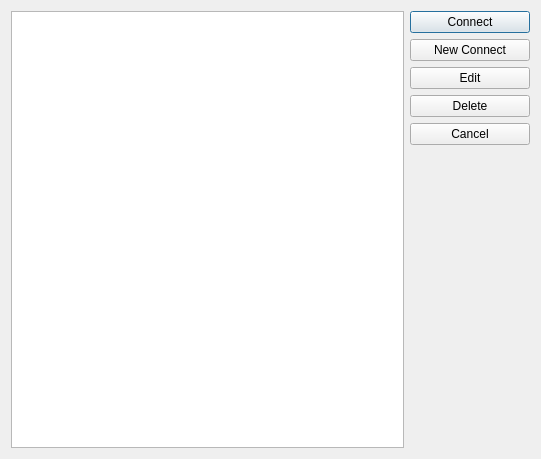
<?xml version="1.0" encoding="UTF-8"?>
<ui version="4.0">
 <class>NetworkSettingsDialog</class>
 <widget class="QDialog" name="NetworkSettingsDialog">
  <property name="geometry">
   <rect>
    <x>0</x>
    <y>0</y>
    <width>541</width>
    <height>459</height>
   </rect>
  </property>
  <property name="windowTitle">
   <string>Network Settings</string>
  </property>
  <layout class="QHBoxLayout" name="horizontalLayout">
   <item>
    <widget class="QTreeWidget" name="treeWidget">
     <property name="uniformRowHeights">
      <bool>true</bool>
     </property>
     <attribute name="headerVisible">
      <bool>false</bool>
     </attribute>
     <column>
      <property name="text">
       <string>NetworkSettings</string>
      </property>
     </column>
    </widget>
   </item>
   <item>
    <layout class="QVBoxLayout" name="verticalLayout">
     <item>
      <widget class="QPushButton" name="pushButton">
       <property name="text">
        <string>Connect</string>
       </property>
      </widget>
     </item>
     <item>
      <widget class="QPushButton" name="pushButton_2">
       <property name="minimumSize">
        <size>
         <width>120</width>
         <height>0</height>
        </size>
       </property>
       <property name="text">
        <string>New Connect</string>
       </property>
      </widget>
     </item>
     <item>
      <widget class="QPushButton" name="pushButton_3">
       <property name="text">
        <string>Edit</string>
       </property>
      </widget>
     </item>
     <item>
      <widget class="QPushButton" name="pushButton_4">
       <property name="text">
        <string>Delete</string>
       </property>
      </widget>
     </item>
     <item>
      <widget class="QPushButton" name="pushButton_5">
       <property name="text">
        <string>Cancel</string>
       </property>
      </widget>
     </item>
     <item>
      <spacer name="verticalSpacer">
       <property name="orientation">
        <enum>Qt::Vertical</enum>
       </property>
       <property name="sizeHint" stdset="0">
        <size>
         <width>20</width>
         <height>40</height>
        </size>
       </property>
      </spacer>
     </item>
    </layout>
   </item>
  </layout>
 </widget>
 <resources/>
 <connections>
  <connection>
   <sender>pushButton_5</sender>
   <signal>clicked()</signal>
   <receiver>NetworkSettingsDialog</receiver>
   <slot>reject()</slot>
   <hints>
    <hint type="sourcelabel">
     <x>486</x>
     <y>147</y>
    </hint>
    <hint type="destinationlabel">
     <x>471</x>
     <y>312</y>
    </hint>
   </hints>
  </connection>
 </connections>
</ui>
